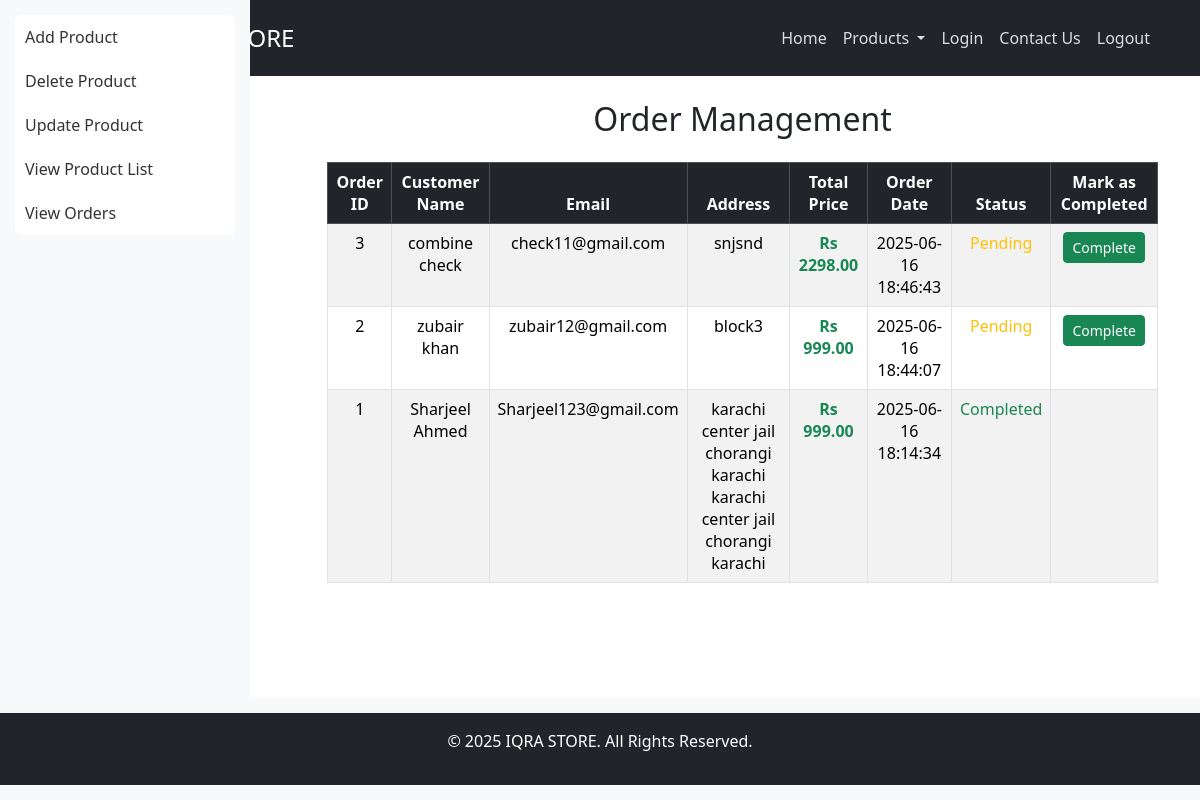
The page /view_orders.php on the database its author committed.
### tables this page shows
CREATE TABLE `orders` (
  `id` int(11) NOT NULL,
  `user_id` int(11) DEFAULT NULL,
  `customer_name` varchar(255) NOT NULL,
  `customer_email` varchar(100) NOT NULL,
  `customer_address` text NOT NULL,
  `total_price` decimal(10,2) NOT NULL,
  `order_date` timestamp NOT NULL DEFAULT current_timestamp(),
  `products` text DEFAULT NULL,
  `status` varchar(50) DEFAULT 'Pending'
);

### view_orders.php (the view, shortened to what this page needs)
<?php
include 'navbar.php';
include 'db.php';
$query = "SELECT * FROM orders ORDER BY order_date DESC";
$result = mysqli_query($conn, $query);
?>
<!DOCTYPE html>
<html lang="en">
<head>
    <link rel="stylesheet" href="assets/css/style.css">
    <link href="https://cdn.jsdelivr.net/npm/bootstrap@5.3.6/dist/css/bootstrap.min.css" rel="stylesheet">
</head>
<body>
    <div class="container mt-4 content">
        <div class="row">
            <div class="col-md-3">
                <?php include 'sidebar.php'; ?>
            </div>
            <div class="col-md-9">
                <h2 class="text-center mb-4">Order Management</h2>
                <?php if (mysqli_num_rows($result) > 0) { ?>
                    <div class="table-responsive">
                        <table class="table table-striped table-bordered text-center">
                            <thead class="table-dark">
                                <tr>
                                    <th>Order ID</th>
                                    <th>Customer Name</th>
                                    <th>Email</th>
                                    <th>Address</th>
                                    <th>Total Price</th>
                                    <th>Order Date</th>
                                    <th>Status</th>
                                    <th>Mark as Completed</th>
                                </tr>
                            </thead>
                            <tbody>
                                <?php while ($row = mysqli_fetch_assoc($result)) { ?>
                                <tr>
                                    <td><?php echo $row['id']; ?></td>
                                    <td><?php echo $row['customer_name']; ?></td>
                                    <td><?php echo $row['customer_email']; ?></td>
                                    <td><?php echo $row['customer_address']; ?></td>
                                    <td class="fw-bold text-success">Rs <?php echo $row['total_price']; ?></td>
                                    <td><?php echo $row['order_date']; ?></td>
                                    <td><?php echo isset($row['status']) && $row['status'] == 'Completed' ? '<span class="text-success">Completed</span>' : '<span class="text-warning">Pending</span>'; ?></td>
                                    <td>
                                        <?php if (isset($row['status']) && $row['status'] != 'Completed') { ?>
                                            <a href="mark_completed.php?id=<?php echo $row['id']; ?>" class="btn btn-success btn-sm">Complete</a>
                                        <?php } ?>
                                    </td>
                                </tr>
                                <?php } ?>
                            </tbody>
                        </table>
                    </div>
                <?php } else { ?>
                    <div class="alert alert-warning text-center">
                        No orders found! <a href="index.php" class="btn btn-primary">Go to Shop</a>
                    </div>
                <?php } ?>
            </div>
        </div>
    </div>
    <footer class="footer">
        <?php include 'footer.php'; ?>
    </footer>
</body>
</html>

### style.css (style rules this page uses)
body { margin: 0; padding: 0; font-family: Arial, sans-serif; }
.footer { width: 100%; bottom: 0; text-align: center; padding: 15px; background: #222; color: white; }

### view_orders.php (style rules this page uses)
body { display: flex; flex-direction: column; min-height: 100vh; }
.content { flex: 1; }
.footer { width: 100%; background-color: #f8f9fa; padding: 15px 0; text-align: center; position: relative; bottom: 0; }

### rows shown on the page
orders: id "3", customer_name "combine check", customer_email "check11@gmail.com", customer_address "snjsnd", total_price "2298.00", order_date "2025-06-16 18:46:43", status "Pending"
orders: id "2", customer_name "zubair khan", customer_email "zubair12@gmail.com", customer_address "block3", total_price "999.00", order_date "2025-06-16 18:44:07", status "Pending"
orders: id "1", customer_name "Sharjeel Ahmed", customer_email "Sharjeel123@gmail.com", customer_address "karachi center jail chorangi karachi karachi center jail chorangi karachi", total_price "999.00", order_date "2025-06-16 18:14:34", status "Completed"
